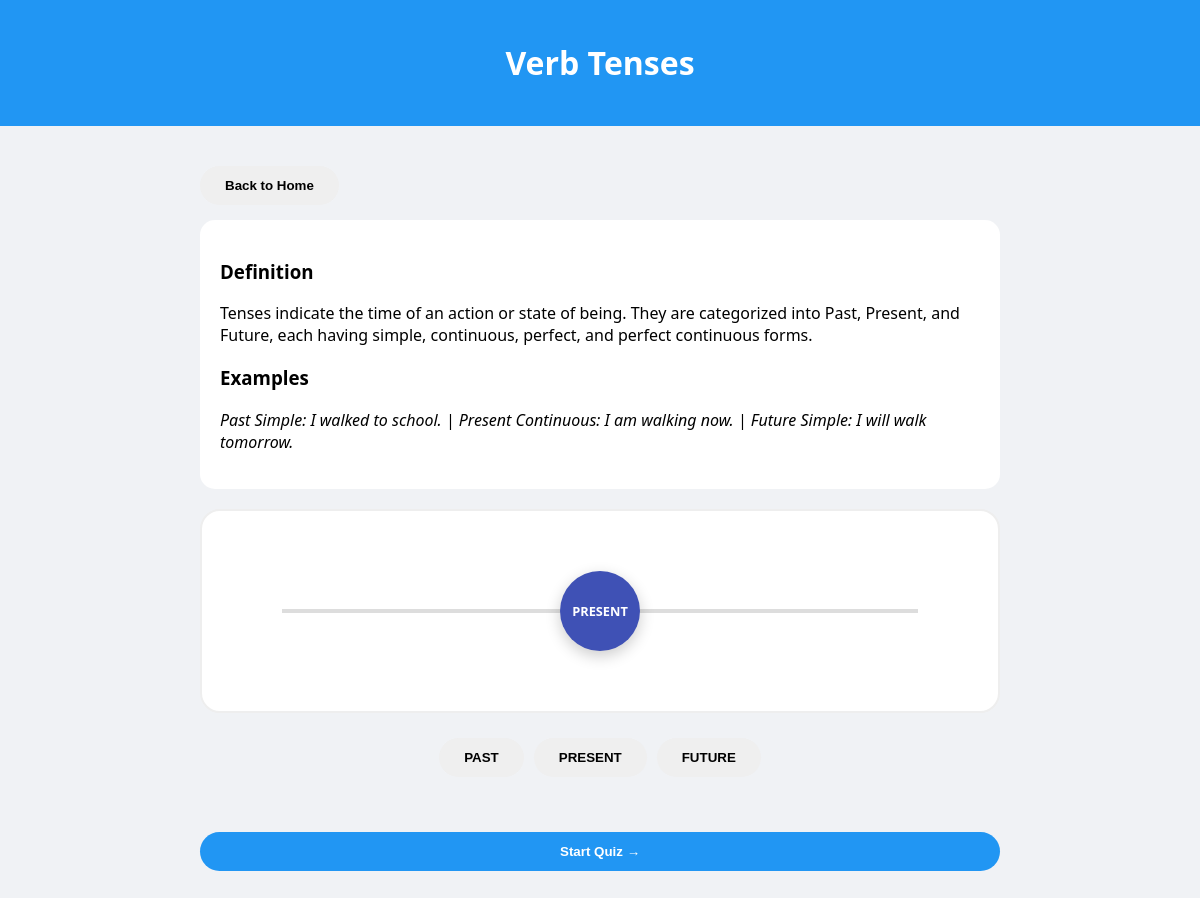
Page /lesson/tenses on the committed database.
### tables this page shows
CREATE TABLE topics (
        key TEXT PRIMARY KEY, title TEXT, definition TEXT, examples TEXT, color TEXT);

### app.py (the view)
@app.route('/lesson/<topic_key>')
def lesson(topic_key):
    conn = sqlite3.connect('grammar.db')
    cursor = conn.cursor()
    cursor.execute('SELECT * FROM topics WHERE key = ?', (topic_key,))
    t = cursor.fetchone()
    conn.close()
    return render_template('lesson.html', t=t)

### templates/lesson.html (shortened to what this page needs)
<!DOCTYPE html>
<html>
<head>
    <link rel="stylesheet" href="/static/style.css">
</head>
<body>
    <div class="header" style="background: {{t[4]}}"><h1>{{ t[1] }}</h1></div>
    <div class="container">
        <div id="lesson-view">
            <button class="btn-main" onclick="location.href='/'">Back to Home</button>
            <div style="background:white; padding:20px; border-radius:15px; margin-top:15px;">
                <h3>Definition</h3>
                <p style="white-space: pre-wrap;">{{ t[2] }}</p>
                <h3>Examples</h3>
                <p style="white-space: pre-wrap;"><i>{{ t[3] }}</i></p>
            </div>
            <div class="viz-box" id="viz"></div>
            <div id="ctrls" style="text-align:center;"></div>
            <button class="btn-main" style="width:100%; background:{{t[4]}}; color:white; margin-top:30px;" onclick="startQuiz()">Start Quiz →</button>
        </div>
    </div>
</body>
</html>

### static/style.css (style rules this page uses)
:root { --primary: #3f51b5; --success: #4CAF50; --error: #F44336; }
body { font-family: 'Segoe UI', sans-serif; background: #f0f2f5; margin: 0; padding: 0; }
.header { background: var(--primary); color: white; padding: 20px; text-align: center; }
.container { max-width: 800px; margin: 20px auto; padding: 20px; }
.viz-box { height: 200px; background: white; border-radius: 20px; position: relative; display: flex; align-items: center; justify-content: center; overflow: hidden; margin: 20px 0; border: 2px solid #eee; }
.btn-main { padding: 12px 25px; border-radius: 25px; border: none; cursor: pointer; font-weight: bold; transition: 0.2s; }

### rows in the picture
topics: title "Verb Tenses", definition "Tenses indicate the time of an action or state of being. They are categorized into Past, Present, and Future, each having simple, continuous, perfect, and perfect continuous forms.", examples "Past Simple: I walked to school. | Present Continuous: I am walking now. | Future Simple: I will walk tomorrow."
